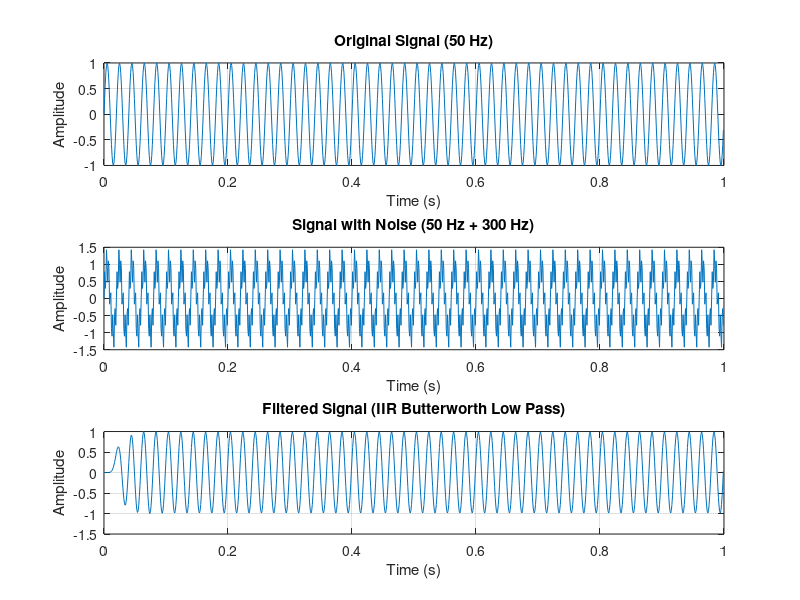

MATLAB code for this plot:
fs = 1000;
f_signal = 50;
f_noise = 300;
duration = 1;

t = 0:1/fs:duration-1/fs;

signal = sin(2*pi*f_signal*t);
noise = 0.5*sin(2*pi*f_noise*t);
x = signal + noise;

order = 10;
cutoff = 60;
wn = cutoff/(fs/2);

[b,a] = butter(order, wn, 'low');

filtered_signal_iir = filter(b, a, x);
signal_power = sum(signal.^2)/length(signal);

noise_before = x - signal;
noise_power_before = sum(noise_before.^2)/length(noise_before);
noise_after = filtered_signal_iir - signal;
noise_power_after = sum(noise_after.^2)/length(noise_after);
SNR_before = 10*log10(signal_power / noise_power_before);
SNR_after  = 10*log10(signal_power / noise_power_after);

fprintf('SNR before filtering = %.2f dB\n', SNR_before);
fprintf('SNR after filtering  = %.2f dB\n', SNR_after);

% -------- PLOTTING --------
figure;

subplot(3,1,1)
plot(t, signal)
title('Original Signal (50 Hz)')
xlabel('Time (s)')
ylabel('Amplitude')
grid on

subplot(3,1,2)
plot(t, x)
title('Signal with Noise (50 Hz + 300 Hz)')
xlabel('Time (s)')
ylabel('Amplitude')
grid on

subplot(3,1,3)
plot(t, filtered_signal_iir)
title('Filtered Signal (IIR Butterworth Low Pass)')
xlabel('Time (s)')
ylabel('Amplitude')
grid on
